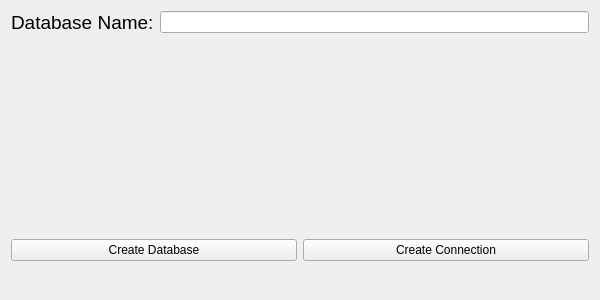
<?xml version="1.0" encoding="UTF-8"?>
<ui version="4.0">
 <class>Form</class>
 <widget class="QWidget" name="Form">
  <property name="geometry">
   <rect>
    <x>0</x>
    <y>0</y>
    <width>600</width>
    <height>300</height>
   </rect>
  </property>
  <property name="windowTitle">
   <string>Form</string>
  </property>
  <layout class="QVBoxLayout" name="verticalLayout">
   <item>
    <layout class="QHBoxLayout" name="horizontalLayout">
     <item>
      <widget class="QLabel" name="label">
       <property name="font">
        <font>
         <pointsize>14</pointsize>
        </font>
       </property>
       <property name="text">
        <string>Database Name:</string>
       </property>
      </widget>
     </item>
     <item>
      <widget class="QLineEdit" name="lineEdit"/>
     </item>
    </layout>
   </item>
   <item>
    <spacer name="verticalSpacer">
     <property name="orientation">
      <enum>Qt::Vertical</enum>
     </property>
     <property name="sizeHint" stdset="0">
      <size>
       <width>20</width>
       <height>40</height>
      </size>
     </property>
    </spacer>
   </item>
   <item>
    <layout class="QHBoxLayout" name="horizontalLayout_2">
     <item>
      <widget class="QPushButton" name="pushButton_createdb">
       <property name="text">
        <string>Create Database</string>
       </property>
      </widget>
     </item>
     <item>
      <widget class="QPushButton" name="pushButton_dbcon">
       <property name="text">
        <string>Create Connection</string>
       </property>
      </widget>
     </item>
    </layout>
   </item>
   <item>
    <widget class="QLabel" name="label_result">
     <property name="font">
      <font>
       <pointsize>14</pointsize>
       <weight>75</weight>
       <bold>true</bold>
      </font>
     </property>
     <property name="text">
      <string/>
     </property>
    </widget>
   </item>
  </layout>
 </widget>
 <resources/>
 <connections/>
</ui>
